Frame 1 (no input): blank canvas, image omitted
Frame 60 (the mouse pressed at the canvas centre just before this capture): blank canvas, image omitted
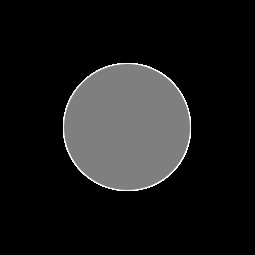
Frame 120 (the mouse held since frame 60 and released just before this capture)

The Processing sketch whose frames 1 and 60 were blank and that drew this single picture after the mouse press (run headless with seeded random() and noise(); from frame 60 on, the mouse is pressed at the canvas centre):

// Processing sketch: processing_27684
// ── processing_27684.pde

void setup() {
  size(255,255); /*This particular canvas size was chosen because color(255); is white*/
  background(0);
  println("Click and hold for invisible mouse.");
}

void draw() {
  /*First off I made it so that the mouse disappears when it is clicked and held*/
  if(mousePressed == true) {
    noCursor();
  }
  else {
    cursor(ARROW); //learned this cursor code from the processing website
  }

  /*smoothed everything and told the program that any future shapes will get darker depending on how far right the mouse is*/
  smooth();
  fill(mouseX);

  /*If the mouse is left of the center, the ellipse will have a white outline*/
  if (mouseX<128) {
    stroke(255); //white outline
  }
  else {
    stroke(0); //black outline
  }



  /*The last thing to draw here is the ellipse itself. The ellipse is centered, but height and width are determined by where the mouse is.*/
  ellipse(width/2,height/2,mouseX,mouseY);
}
                                
